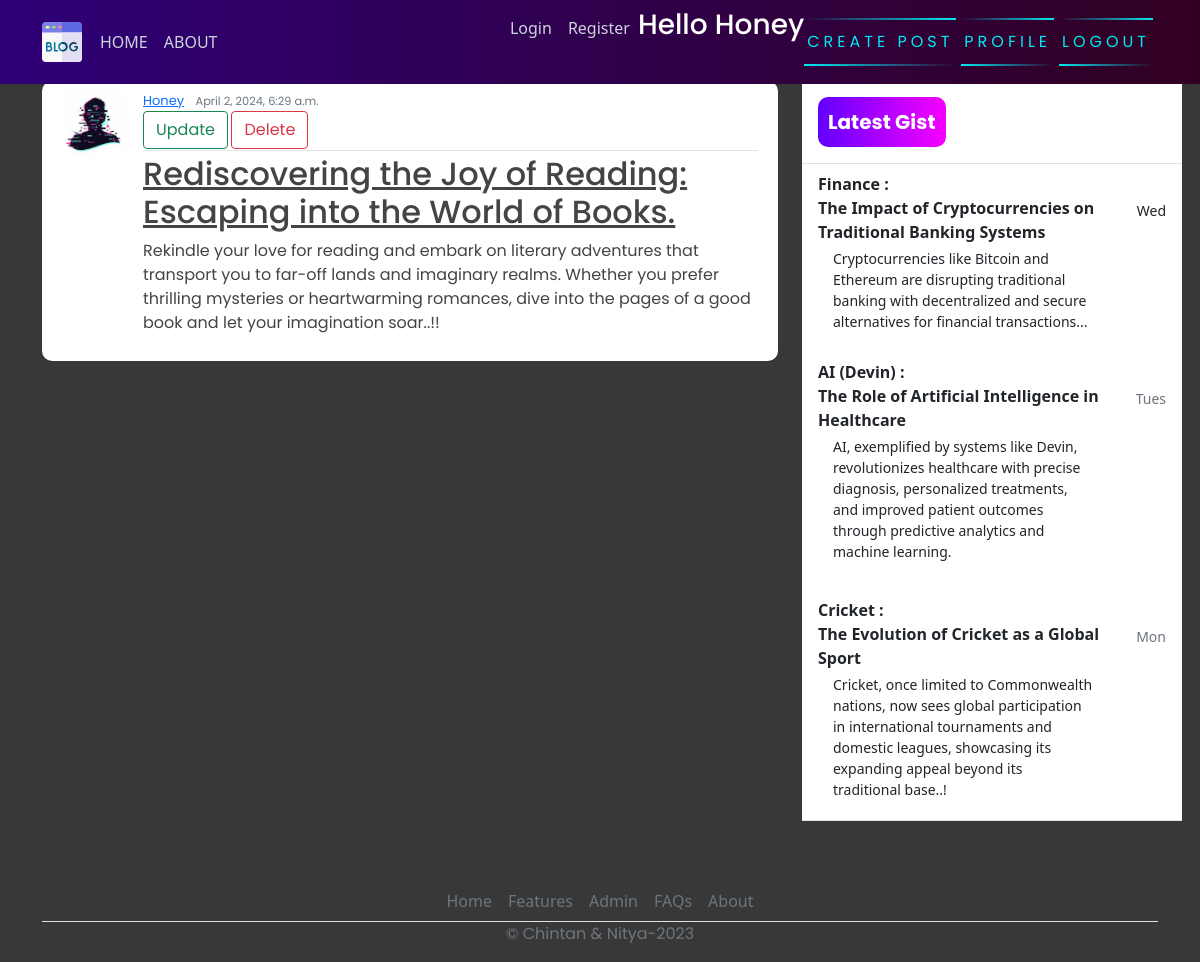
/post/11/ (signed in), run on the app's committed database.
### blog/models.py (models this page shows, shortened)
class Post(models.Model):
    title=models.CharField(max_length=200)
    content=models.TextField()
    date_posted=models.DateTimeField(default=timezone.now)
    author= models.ForeignKey(User, on_delete=models.CASCADE)

### users/models.py (models this page shows, shortened)
class Profile(models.Model):
    user = models.OneToOneField(User, on_delete=models.CASCADE)
    image = models.ImageField(default='default.jpg', upload_to='profile_pics')

### blog/views.py (the view)
# urls.py: path('post/<int:pk>/', PostDetailView.as_view(), name="blog-detail"),
class PostDetailView(LoginRequiredMixin, DetailView):
    model = Post

### blog/templates/blog/post_detail.html
{% extends 'blog/base.html' %}
{% block content %}
        <article class="media content-section">
            <img class="rounded-cirlce article-img" src="{{ object.author.profile.image.url }}" alt="">
            <div class="media-body">
              <div class="article-metadata">
                <a class="mr-2" href="#">{{ object.author }}</a>
                <small class="text-muted">{{ object.date_posted }}</small> <br>
                  {% if object.author == user %}
                    <div>
                        <a class="btn btn-outline-success" href="{% url 'blog-update' object.id %}">Update</a>
                        <a class="btn btn-outline-danger" href="{% url 'blog-delete' object.id %}">Delete</a>
                    </div>
                  {% endif %}
              </div>
              <h2><a class="article-title" href="#">{{ object.title }}</a></h2>
              <p class="article-content">{{ object.content }}</p>
            </div>
            <br>
          </article>
{% endblock content %}

### blog/templates/blog/base.html (shortened to what this page needs)
{% load static %}
<!DOCTYPE html>
<html>
<head>
    <link rel="stylesheet" href="https://maxcdn.bootstrapcdn.com/bootstrap/4.0.0/css/bootstrap.min.css">
    <link href="https://cdn.jsdelivr.net/npm/bootstrap@5.0.2/dist/css/bootstrap.min.css" rel="stylesheet">
    <link rel="stylesheet" href="{% static 'blog/main.css' %}">
</head>
<body>
    <header class="site-header">
      <nav class="navbar navbar-expand-md navbar-dark bg-steel fixed-top">
        <div class="container">
          <div class="collapse navbar-collapse" id="navbarToggle">
            <div class="navbar-nav mr-auto">
                {% if user.is_authenticated %}
              <a class="nav-item nav-link" href="{% url 'blog-home' %}">HOME</a>
              <a class="nav-item nav-link" href="{% url 'blog-about' %}">ABOUT</a>
            </div>
            <div class="navbar-nav">
              <a class="nav-item nav-link" href="{% url 'login' %}">Login</a>
              <a class="nav-item nav-link" href="{% url 'register' %}">Register</a>
               <h3 style="color: white;">Hello {{request.user}}</h3>
                <a href="{% url 'blog-new' %}" id="auth-links">
                <span></span>
                <span></span>
                Create Post
            </a>
                <a href="{% url 'profile' %}" id="auth-links">
                <span></span>
                <span></span>
                Profile
            </a>
                <a href="{% url 'logout' %}" id="auth-links">
                <span></span>
                <span></span>
                Logout
            </a>
                {% endif %}
            </div>
          </div>
        </div>
      </nav>
    </header>
    <main role="main" class="container">
      <div class="row">
          <div class="col-md-8">
          </div>
        <div class="col-md-8">
           {% block content %}{% endblock %}
        </div>
        <div class="col-md-4">
          <div class="content-sectionw">
            <div class="d-flex flex-column align-items-stretch flex-shrink-0 bg-white" style="width: 380px;" style="padding-top: 120px;">
                <a id="list-group" style="text-decoration: none;" href="" class="d-flex align-items-center flex-shrink-0 p-3 link-dark text-decoration-none border-bottom">
                  <span class="fs-5 fw-semibold" id="gist-btn">Latest Gist</span>
                </a>
                <div class="list-group list-group-flush border-bottom scrollarea">
                  <a href="#" class="list-group-item list-group-item-action  lh-tight" aria-current="true">
                    <div class="d-flex w-100 align-items-center justify-content-between">
                      <strong class="mb-1">Finance : <br>
                        The Impact of Cryptocurrencies on Traditional Banking Systems
                    </strong>
                      <small>Wed</small>
                    </div>
                    <div class="col-10 mb-1 small">Cryptocurrencies like Bitcoin and Ethereum are disrupting traditional banking with
                      decentralized and secure alternatives for financial transactions...
                    </div>
                  </a>
                  <a href="#" class="list-group-item list-group-item-action py-3 lh-tight">
                    <div class="d-flex w-100 align-items-center justify-content-between">
                      <strong class="mb-1">AI (Devin) :<br>
                        The Role of Artificial Intelligence in Healthcare
                        </strong>
                      <small class="text-muted">Tues</small>
                    </div>
                    <div class="col-10 mb-1 small">
                      AI, exemplified by systems like Devin, revolutionizes healthcare with precise diagnosis, personalized treatments, and
                      improved patient outcomes through predictive analytics and machine learning.</div>
                  </a>
                  <a href="#" class="list-group-item list-group-item-action py-3 lh-tight">
                    <div class="d-flex w-100 align-items-center justify-content-between">
                      <strong class="mb-1">Cricket :<br>
                        The Evolution of Cricket as a Global Sport
                        </strong>
                      <small class="text-muted">Mon</small>
                    </div>
                    <div class="col-10 mb-1 small">Cricket, once limited to Commonwealth nations, now sees global participation in international tournaments
                       and domestic leagues, showcasing its expanding appeal beyond its traditional base..!</div>
                  </a>
                </div>
              </div>
          </div>
        </div>
      </div>
        <footer class="" >
          <ul class="nav justify-content-center border-bottom"  style="margin-top: 60px;">
            <li class="nav-item"><a href="#" class="nav-link px-2 text-muted">Home</a></li>
            <li class="nav-item"><a href="#" class="nav-link px-2 text-muted">Features</a></li>
            <li class="nav-item"><a href="admin/" class="nav-link px-2 text-muted">Admin</a></li>
            <li class="nav-item"><a href="#" class="nav-link px-2 text-muted">FAQs</a></li>
            <li class="nav-item"><a href="#" class="nav-link px-2 text-muted">About</a></li>
          </ul>
          <p class="text-center text-muted">&copy; Chintan & Nitya-2023</p>
        </footer>
    </main>
</body>
</html>

### blog/static/blog/main.css (style rules this page uses)
body { background-color: rgb(56, 56, 56); margin-top: 5rem; background-size: contain; background-repeat: no-repeat; }
h1, h2, h3, h4, h5, h6, p { color: #444444; font-family: 'Poppins', sans-serif; }
ul { margin: 0; }
.bg-steel { background: linear-gradient(270deg, rgb(49, 0, 33) 0%, rgb(46, 0, 119) 100%); }
.site-header .navbar-nav .nav-link { color: #cbd5db; }
.content-section { background: #ffffff; padding: 10px 20px; border-radius: 10px; margin-bottom: 20px; }
.article-title { color: #444444; }
.article-content { white-space: pre-line; }
.article-img { height: 65px; width: 65px; margin-right: 16px; }
.article-metadata { font-family: 'Poppins', sans-serif; padding-bottom: 1px; margin-bottom: 4px; font-size: 13px; border-bottom: 1px solid #e3e3e3 }
svg { width: 50px; height: 50px; }
#auth-links { font-family: 'Poppins', sans-serif; position: relative; display: inline-block; padding: 12px 3px; margin: 10px 0; color: #03e9f4; text-decoration: none; text-transform: uppercase; transition: 0.5s; letter-spacing: 4px; overflow: hidden; margin-right: 5px; }
#auth-links span { position: absolute; display: block; }
#auth-links span:nth-child(1) { top: 0; left: 0; width: 100%; height: 2px; background: linear-gradient(90deg,transparent,#03e9f4); animation: animate1 1s linear infinite; }
#auth-links span:nth-child(3) { bottom: 0; right: 0; width: 100%; height: 2px; background: linear-gradient(270deg,transparent,#03e9f4); animation: animate3 1s linear infinite; animation-delay: 0.50s; }
#gist-btn { color: black; background: linear-gradient(270deg, rgb(247, 0, 255) 0%, rgb(98, 0, 255) 100%); padding: 10px; color: white; font-family: 'Poppins', sans-serif; font-weight: bold; border-radius: 10px; }

### data on the page
Post: author.profile.image (placeholder picture), author "Honey", date_posted "April 2, 2024, 6:29 a.m.", title "Rediscovering the Joy of Reading: Escaping into the World of Books.", content "Rekindle your love for reading and embark on literary adventures that transport you to far-off lands and imaginary realms. Whether you prefer thrilling mysteries or heartwarming romances, dive into the pages of a good book and let your imagination soar..!!"

### other printed values
{{ request.user }} "Honey"
